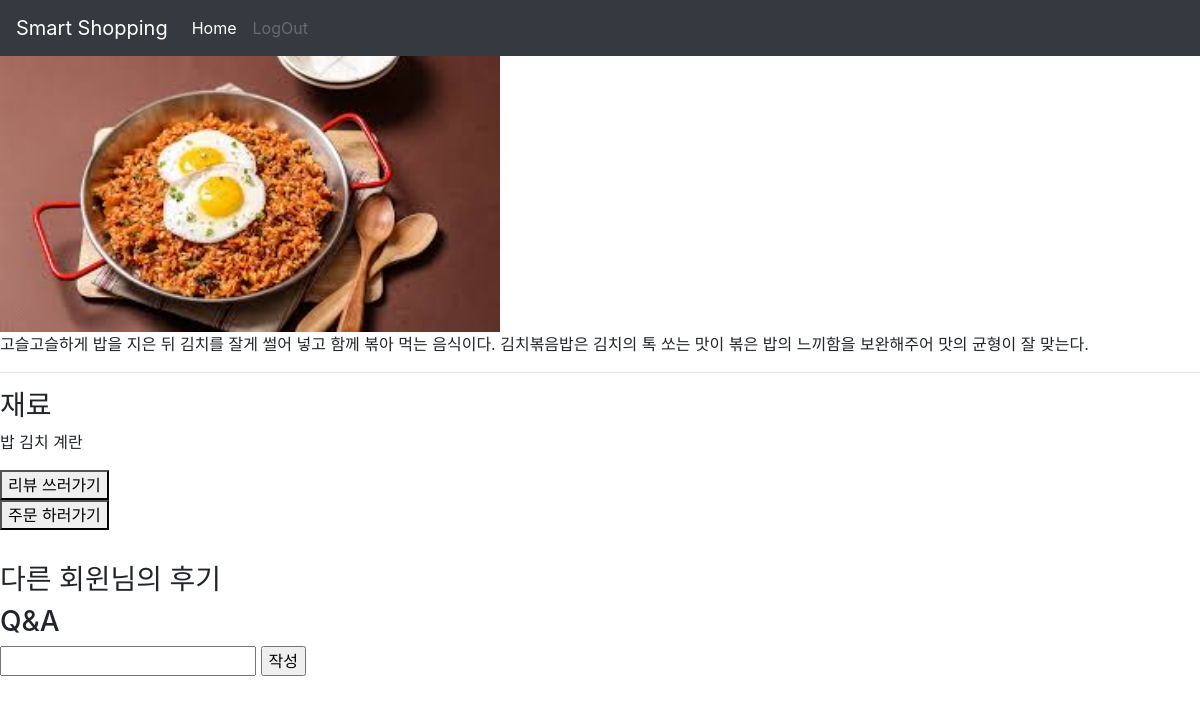
Page /pickup/recipeDetail/4 on the committed database.
### Pickup/models.py (models this page shows, shortened)
class Posting(models.Model):
    recipe_name = models.ForeignKey(Recipe, on_delete=models.CASCADE)
    body = models.TextField()

class Cooking(models.Model):
    ingredients = models.ForeignKey(ClassifyIngredient, on_delete=models.CASCADE)
    recipe = models.ForeignKey(Recipe, on_delete=models.CASCADE)

class ClassifyIngredient(models.Model):
    class_ingred = models.CharField(max_length=20)
    def __str__(self):
        return self.class_ingred

### Main/models.py (models this page shows, shortened)
class Recipe(models.Model):
    recipe_name = models.CharField(max_length=40)
    recipe_image = models.ImageField(upload_to="images/Recipe", blank=True)

### Pickup/views.py (the view)
# urls.py: path('recipeDetail/<int:id>', views.recipeDetail, name="recipeDetail"),
def recipeDetail(request, id):
    recipe = get_object_or_404(Recipe, pk=id)
    post = get_object_or_404(Posting, recipe_name=recipe)
    ingredients = Cooking.objects.filter(recipe=recipe)
    print(ingredients[0].ingredients)
    reviews = Review.objects.filter(review_post_num_id=id).order_by('-likes')
    Qnas = QAndA.objects.filter(posting_id=id)
    return render(request, "recipeDetail.html", {"post":post, "Qnas":Qnas, "reviews":reviews, "ingredients":ingredients })

### Pickup/templates/recipeDetail.html (shortened to what this page needs)
<!DOCTYPE html>
<html lang="en">
{% extends 'base.html' %}
  {% block content %}
  <h1>{{ post.recipe_name.recipe_name }}</h1>
  {% if post.recipe_name.recipe_image is not None %}
  <img src="{{ post.recipe_name.recipe_image.url }}" alt="" width="500px">
  {% endif %}
  <article class="blog__article">
    <p>{{ post.body }}</p>
    <hr>
    <h3>재료</h3>
    <p>
      {% for ingredient in ingredients %}
      {{ ingredient.ingredients }}
      {% endfor %}
    </p>
  </article>
  <a href="{% url 'pickup:reviewCreate' post.id%}">
    <button class="button-post">리뷰 쓰러가기</button>
  </a>
  <a href="{% url 'tracking:get_order' post.recipe_name.id%}">
    <button>주문 하러가기</button>
  </a>
  <h3>다른 회윈님의 후기</h3>
  <h3>Q&A</h3>
  <form method="POST" action="{% url 'pickup:pickQnaCreate' post.id %}">
    <input type="text" name="Qna_comment"></input>
    <input type="submit" value="작성"></input>
  </form>
  {% endblock %}

### rows in the picture
Posting: recipe_name.recipe_image (picture), body "고슬고슬하게 밥을 지은 뒤 김치를 잘게 썰어 넣고 함께 볶아 먹는 음식이다. 김치볶음밥은 김치의 톡 쏘는 맛이 볶은 밥의 느끼함을 보완해주어 맛의 균형이 잘 맞는다."
Cooking: ingredients "밥"
Cooking: ingredients "김치"
Cooking: ingredients "계란"
